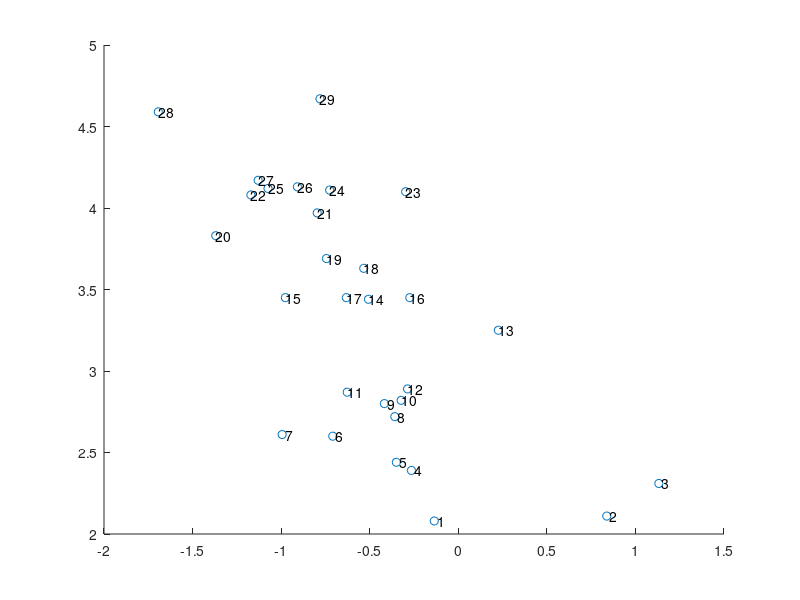

The MATLAB script that drew this image: (Note: this script raises an error after producing the figure.)
load('Brient-Schneider-2016-DV-data')

nmodels     = length(ECS);          % number of models
nboot_obs   = size(dadT_obs, 2);    % size of bootstrap sample of observations

% scatter plot and regression line
figure(1)
clf
scatter(mean_dadT_mod, ECS)
modlabel = cellstr(num2str([1:nmodels]'));
text(mean_dadT_mod, ECS, modlabel);
hold on
[B, stats]  = robustfit(mean_dadT_mod, ECS);
plot(mean_dadT_mod, B(1)+B(2)*mean_dadT_mod)

% regression estimate of ECS PDF by bootstrap
%regression  = 'robust';             % regression method ('robust, 'ols') 
regression  = 'ols';      
nboot       = 10000;                % size of bootstrap sample;
ECSboot = zeros(nboot, 1);
for j=1:nboot
    ib      = randsample(nmodels, nmodels, 1); 
    switch regression
        case 'robust'   % robust regression
            [B, stats] = robustfit(dadT_mod(ib, randsample(nboot_obs, 1)), ECS(ib));
            %[B, stats] = robustfit(mean_model_obs(ib), ECS(ib));
            sigma      = stats.s;
        case 'ols'      % ordinary least squares
            [B, BINT, R, RINT, STATS] = regress(ECS(ib), [ones(nmodels, 1) mean_dadT_mod(ib)]);
            sigma      = sqrt(STATS(4));
    end
    
    % predicted ECS (with normal errors)
    ECSboot(j) = B(1)+B(2)*dadT_obs(1, randsample(nboot_obs, 1)) + sigma*randn(1);
    %ECSboot(j) = B(1)+B(2)*mean_dadT_obs + sigma*randn(1);  % prediction from mean obs
end
ECSboot    = sort(ECSboot);

figure(2)
clf
histogram(ECSboot)

% some statistics
ECS_med    = median(ECSboot);
conf_int   = .66;
[ECSboot(round((1-conf_int)/2*nboot)), ECS_med, ECSboot(round((1+conf_int)/2*nboot))]

max(find(ECSboot<2.61))/nboot

